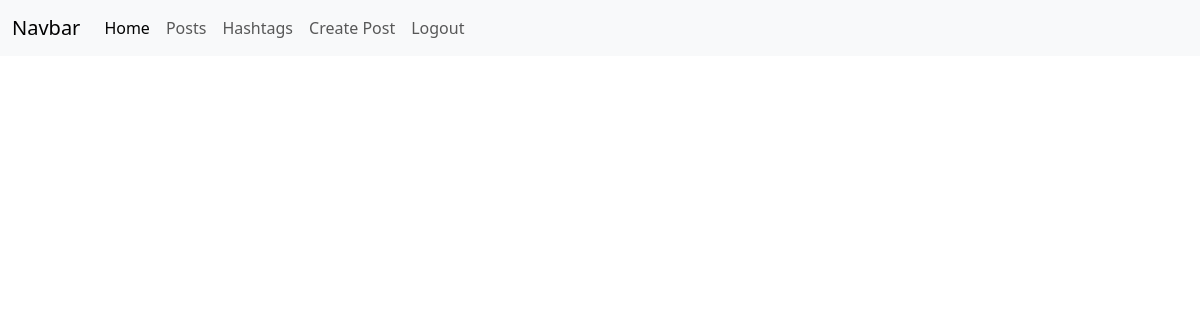
Page /hashtags/ on the earlier database version.
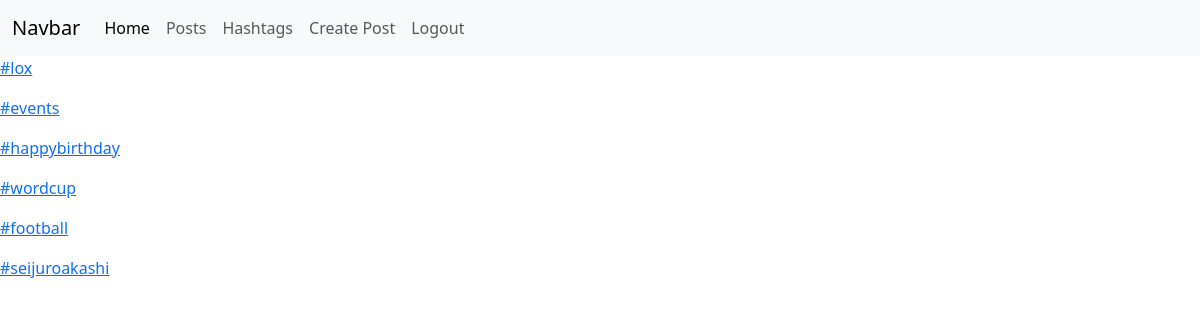
Same page on the later database version.
### posts/models.py (models this page shows)
class Hashtag(models.Model):
    title = models.CharField(max_length=55)

### posts/views.py (the view)
# urls.py: path('hashtags/', hashtags_view),
def hashtags_view(request):
    if request.method=='GET':
        hashtags = Hashtag.objects.all()
        context = {
            'hashtags': hashtags
        }
        return render(request, 'hashtags/index.html', context=context)

### templates/hashtags/index.html
{% extends 'layouts/index.html' %}
{% block content %}
    <div class='hashtags'>
        {% for  hashtag in hashtags  %}
            <div class='hashtag'>
                <p>
                    <a href='/posts/?hashtag_id={{hashtag.id}}'>{{hashtag.title}}</a>
                </p>
            </div>
        {% endfor %}
    </div>
{% endblock %}

### templates/layouts/index.html (shortened to what this page needs)
<!doctype html>
<html lang="en">
<head>
    <link rel="stylesheet" href="https://cdn.jsdelivr.net/npm/bootstrap@5.3.2/dist/css/bootstrap.min.css">
</head>
<body>
    <nav class="navbar navbar-expand-lg navbar-light bg-light">
      <div class="container-fluid">
        <a class="navbar-brand" href="#">Navbar</a>
        <div class="collapse navbar-collapse" id="navbarNav">
          <ul class="navbar-nav">
            <li class="nav-item">
              <a class="nav-link active" aria-current="page" href="/">Home</a>
            </li>
            <li class="nav-item">
              <a class="nav-link" href="/posts">Posts</a>
            </li>
            <li class="nav-item">
              <a class="nav-link" href="/hashtags">Hashtags</a>
            </li>
            {% if user %}
              <li class="nav-item">
                <a class="nav-link" href="/posts/create">Create Post</a>
              </li>
              <li class="nav-item">
                <a class="nav-link" href="/users/logout">Logout</a>
              </li>
            {% endif %}
          </ul>
        </div>
      </div>
    </nav>
{% block content %}
{% endblock %}
</body>
</html>

Differences in the rows shown:
added Hashtag: title "#lox"
added Hashtag: title "#events"
added Hashtag: title "#happybirthday"
added Hashtag: title "#wordcup"
added Hashtag: title "#football"
added Hashtag: title "#seijuroakashi"
